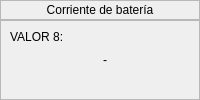
                  <widget class="QWidget" name="page_info8">
                   <layout class="QVBoxLayout" name="verticalLayout_23">
                    <property name="spacing">
                     <number>0</number>
                    </property>
                    <property name="leftMargin">
                     <number>0</number>
                    </property>
                    <property name="topMargin">
                     <number>0</number>
                    </property>
                    <property name="rightMargin">
                     <number>0</number>
                    </property>
                    <property name="bottomMargin">
                     <number>0</number>
                    </property>
                    <item>
                     <widget class="QFrame" name="frame_inf1_8">
                      <property name="minimumSize">
                       <size>
                        <width>0</width>
                        <height>20</height>
                       </size>
                      </property>
                      <property name="frameShape">
                       <enum>QFrame::StyledPanel</enum>
                      </property>
                      <property name="frameShadow">
                       <enum>QFrame::Raised</enum>
                      </property>
                      <layout class="QHBoxLayout" name="horizontalLayout_11">
                       <property name="spacing">
                        <number>0</number>
                       </property>
                       <property name="leftMargin">
                        <number>0</number>
                       </property>
                       <property name="topMargin">
                        <number>0</number>
                       </property>
                       <property name="rightMargin">
                        <number>0</number>
                       </property>
                       <property name="bottomMargin">
                        <number>0</number>
                       </property>
                       <item>
                        <widget class="QLabel" name="label_info1_8">
                         <property name="text">
                          <string>Corriente de batería</string>
                         </property>
                         <property name="alignment">
                          <set>Qt::AlignCenter</set>
                         </property>
                        </widget>
                       </item>
                      </layout>
                     </widget>
                    </item>
                    <item>
                     <widget class="QFrame" name="frame_inf2_8">
                      <property name="sizePolicy">
                       <sizepolicy hsizetype="Preferred" vsizetype="Expanding">
                        <horstretch>0</horstretch>
                        <verstretch>0</verstretch>
                       </sizepolicy>
                      </property>
                      <property name="frameShape">
                       <enum>QFrame::StyledPanel</enum>
                      </property>
                      <property name="frameShadow">
                       <enum>QFrame::Raised</enum>
                      </property>
                      <layout class="QHBoxLayout" name="horizontalLayout_44">
                       <item>
                        <widget class="QLabel" name="label_info2_8">
                         <property name="text">
                          <string>VALOR 8:</string>
                         </property>
                         <property name="alignment">
                          <set>Qt::AlignLeading|Qt::AlignLeft|Qt::AlignTop</set>
                         </property>
                        </widget>
                       </item>
                       <item>
                        <widget class="QLabel" name="label_8">
                         <property name="text">
                          <string>-</string>
                         </property>
                        </widget>
                       </item>
                      </layout>
                     </widget>
                    </item>
                   </layout>
                  </widget>
